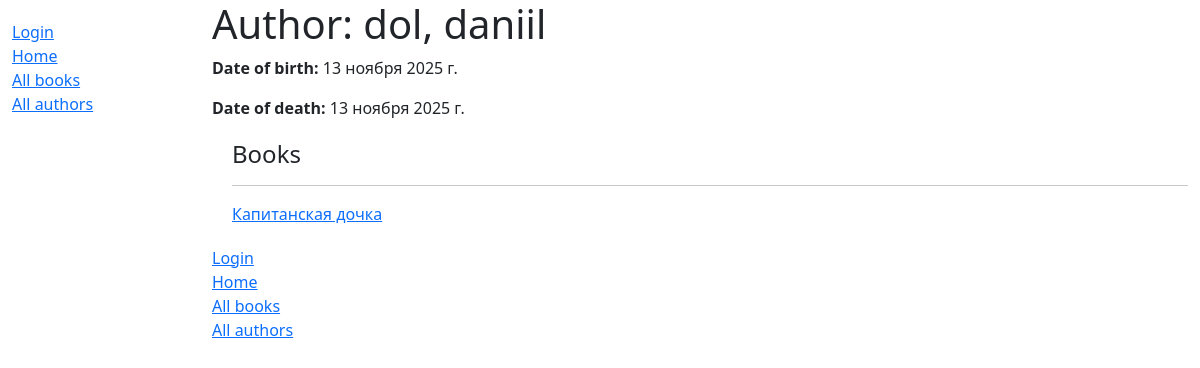
The app's page /catalog/author/1 with its own data.
### catalog/models.py (models this page shows, shortened)
class Author(models.Model):
    first_name = models.CharField(max_length=100)
    last_name = models.CharField(max_length=100)
    date_of_birth = models.DateField(null=True, blank=True)
    date_of_death = models.DateField('Died', null=True, blank=True)
    def __str__(self):
        return '%s, %s' % (self.last_name, self.first_name)

class Book(models.Model):
    title = models.CharField(max_length=200)
    author = models.ForeignKey('Author', on_delete=models.SET_NULL, null=True)
    language = models.CharField(max_length=10, null=True)
    summary = models.TextField(max_length=1000, help_text="Enter a brief description of the book")
    isbn = models.CharField('ISBN',max_length=13, help_text='13 Character <a href="https://www.isbn-international.org/content/what-isbn">ISBN number</a>')
    genre = models.ManyToManyField(Genre, help_text="Select a genre for this book")
    def get_absolute_url(self):
        return reverse('book-detail', args=[str(self.id)])
    def display_genre(self):
        """
        Creates a string for the Genre. This is required to display genre in Admin.
        """
        return ', '.join([genre.name for genre in self.genre.all()[:3]])
    display_genre.short_description = 'Genre'

### catalog/views.py (the view)
# urls.py: path('author/<int:pk>', views.AuthorDetailView.as_view(), name='author-detail'),
class AuthorDetailView(generic.DetailView):
    model = Author

### catalog/templates/catalog/author_detail.html (shortened to what this page needs)
{% extends "base_generic.html" %}
{% block content %}
  <h1>Author: {{ author }}</h1>
  <p><strong>Date of birth:</strong> {{ author.date_of_birth }}</p>
  <p><strong>Date of death:</strong> {{ author.date_of_death }}</p>
  <div style="margin-left:20px;margin-top:20px">
    <h4>Books</h4>
    {% for book in author.book_set.all %}
      <hr />
      <p>
        <a href="{{ book.get_absolute_url }}">{{ book.title }}</a>
      </p>
    {% empty %}
      <p>This author hasn't written any books.</p>
    {% endfor %}
  </div>
    {% block sidebar %}
      {{ block.super }}
    {% endblock %}
{% endblock %}

### records on screen
Author: date_of_birth "13 ноября 2025 г.", date_of_death "13 ноября 2025 г."
Book: title "Капитанская дочка"
